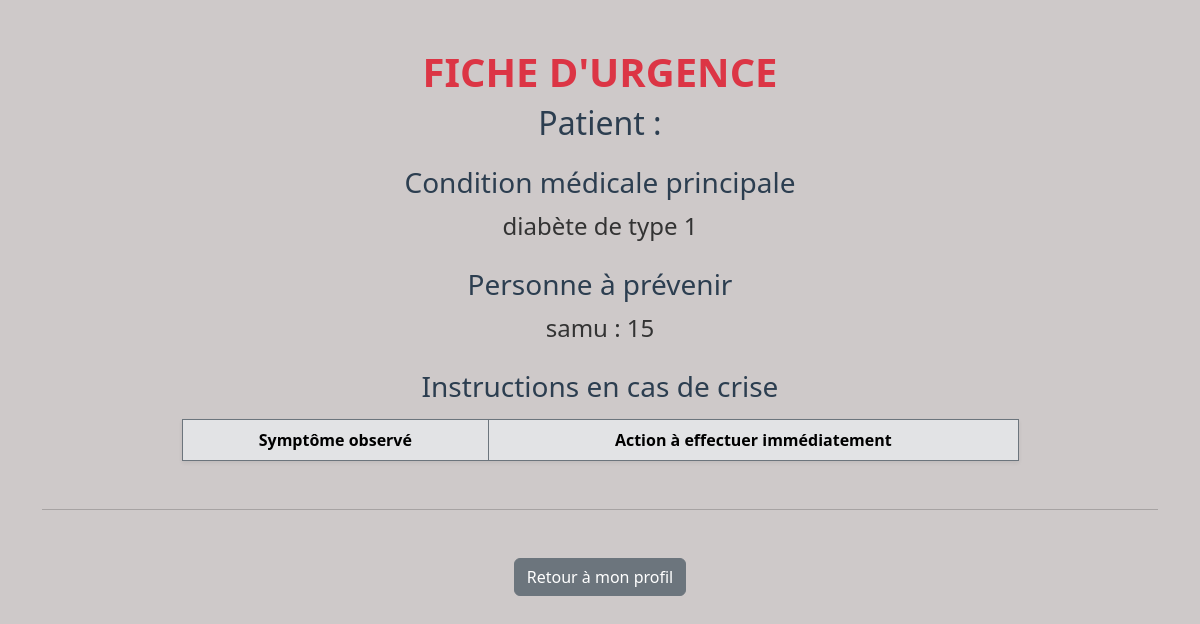
The page /emergency/AdrianPrtp (signed in) on the database its author committed.
### tables this page shows
CREATE TABLE emergency_profile (
    id INTEGER PRIMARY KEY AUTOINCREMENT,
    user_id INTEGER UNIQUE NOT NULL,
    condition_name TEXT DEFAULT 'Ã€ remplir',
    emergency_contact TEXT DEFAULT 'Ã€ remplir',
    secret_key TEXT NOT NULL, 
    helper_id INTEGER,
    FOREIGN KEY (user_id) REFERENCES user (id),
    FOREIGN KEY (helper_id) REFERENCES user (id) 
);

### app_projet.py (the view)
@app.route('/emergency/<username>')
def emergency_view(username):
    profile = db.get_profile_by_username(username)
    if profile:
        instructions = db.get_instructions(profile['id'])
        return render_template('emergency_view.html', profile=profile, instructions=instructions)
    return "Profil non trouvé", 404

### database.py (called while the page is built)
def db_fetch(query, args=(), all=False, db_name=DBFILENAME):
  with sqlite3.connect(db_name) as conn:
    conn.row_factory = sqlite3.Row
    cur = conn.execute(query, args)
    if all:
      res = cur.fetchall()
      return [dict(e) for e in res] if res else []
    else:
      res = cur.fetchone()
      return dict(res) if res else None
  return res

    def get_profile_by_username(self, username):
            query = """
                SELECT emergency_profile.* FROM emergency_profile
                JOIN user ON user.id = emergency_profile.user_id
                WHERE user.username = ?
            """
            return db_fetch(query, (username,))

    def get_instructions(self, profile_id):
            query = "SELECT * FROM instructions WHERE profile_id = ?"
            return db_fetch(query, (profile_id,), all=True)

### templates/emergency_view.html (shortened to what this page needs)
<!DOCTYPE html>
<html lang="fr">
<head>
    <link href="https://cdn.jsdelivr.net/npm/bootstrap@5.3.0/dist/css/bootstrap.min.css" rel="stylesheet">
</head>
<body>
    <div class="text-center container py-5">
    <div>
        <h1 class="text-danger fw-bold">FICHE D'URGENCE</h1>
        <h2>Patient : {{ profile.username }}</h2>
    </div>
    <div class="mt-4">
        <h3>Condition médicale principale</h3>
        <p class="fs-4">{{ profile.condition_name }}</p>
    </div>
    <div class="mt-4">
        <h3>Personne à prévenir</h3>
        <p class="fs-4">{{ profile.emergency_contact }}</p>
    </div>
    <div class="mt-4">
        <h3>Instructions en cas de crise</h3>
        <table class="table table-bordered table-striped mx-auto w-75 mt-3 shadow-sm">
            <thead class="table-secondary text-dark border-secondary">
                <tr>
                    <th>Symptôme observé</th>
                    <th>Action à effectuer immédiatement</th>
                </tr>
            </thead>
        </table>
    </div>
   <hr class="my-5">
    <div class="mt-3">
        {% if session.get('role') == 'helper' %}
            <a href="/helper_dashboard" class="btn btn-secondary">Retour a mon espace</a>
        {% elif session.get('user_id') %}
            <a href="/profile" class="btn btn-secondary">Retour à mon profil</a>
        {% else %}
            <a href="/" class="btn btn-outline-dark">Retour à l'accueil</a>
        {% endif %}
    </div>
    </div>
</body>
</html>

### templates/emergency_view.html (style rules this page uses)
body { font-family: 'Segoe UI', Roboto, Helvetica, Arial, sans-serif; background-color: #cec9c9; color: #333; }
h1, h2, h3 { color: #2c3e50; }

### rows shown on the page
emergency_profile: condition_name "diabète de type 1", emergency_contact "samu : 15"
